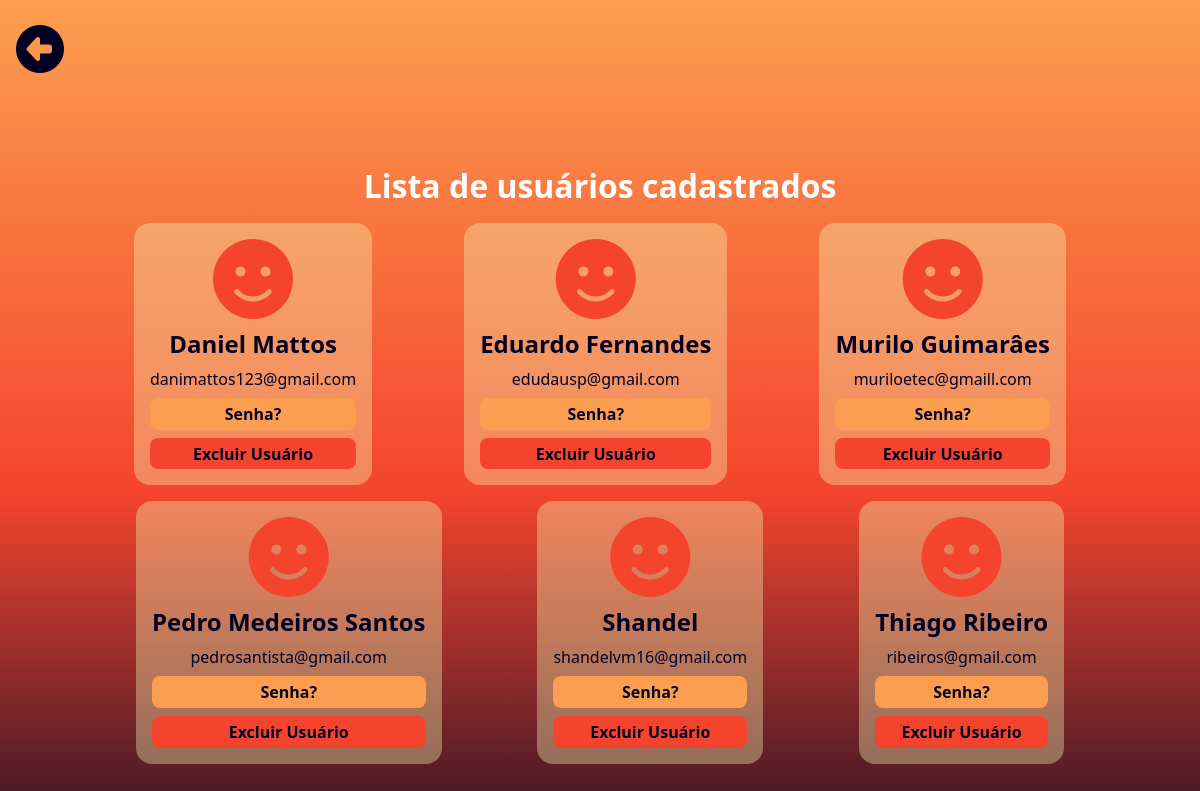
Page /php/listar.php on the earlier database version.
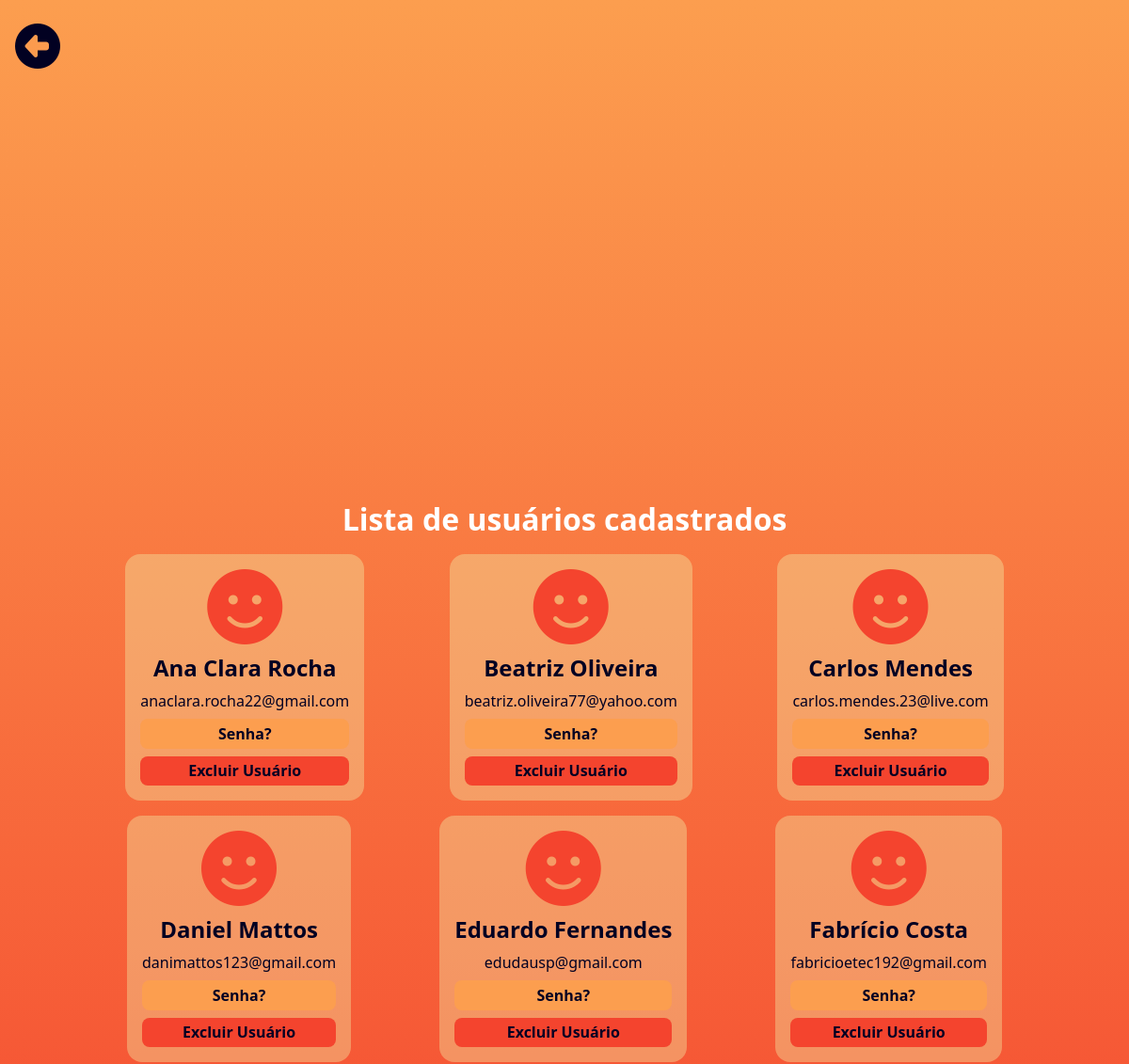
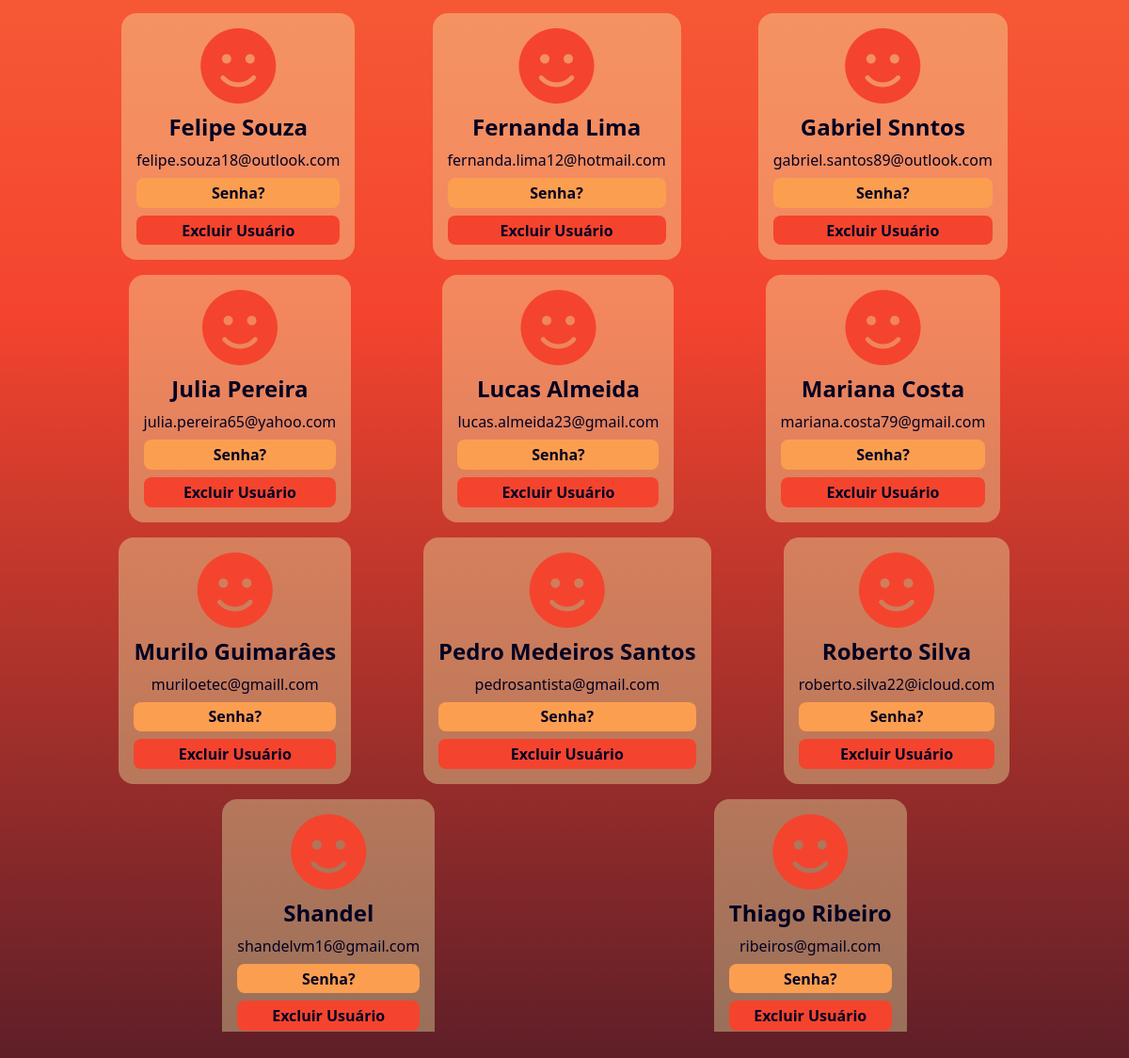
Same page on the later database version (2 pictures, top to bottom).
### tables this page shows
CREATE TABLE `tbl_usuarios` (
  `id_user` int(11) NOT NULL,
  `nome` varchar(150) NOT NULL,
  `email` varchar(200) NOT NULL,
  `senha` varchar(200) NOT NULL
);

### php/listar.php (the view, shortened to what this page needs)
<?php include_once("topo.php"); ?>
<link rel="stylesheet" href="../css/listar.css">
<body>
    <a href="javascript:history.go(-1)" class="btn_back"><i class="fa-solid fa-circle-left"></i></a>
    <main id="pageMain">
        <h1>Lista de usuários cadastrados</h1>
        <div class="containerProfiles">
            <?php
            require_once("connect.php");
            $query = "SELECT * FROM `tbl_usuarios`
                ORDER BY `nome`;";
            $usuarios = mysqli_query($conn, $query);
            while ($user = mysqli_fetch_assoc($usuarios)) {
            ?>
                <div class="profile">
                    <i class="fa-solid fa-face-smile"></i>
                    <h2><?php echo $user["nome"]; ?></h2>
                    <p><?php echo $user["email"]; ?></p>
                    <a href="javascript:sweet_message('Senha do Usuário em hash: <br><span><?php echo $user['senha']; ?></span>')" style="background-color: #FC9E4F;">Senha?</a>
                    <a href="javascript:sweet_confirm('Deseja deletar o usuário <span><?php echo $user['nome'];?></span> ?', <?php echo $user['id_user'];?>)" style="background-color: #F4442E;">Excluir Usuário</a>
                </div>
            <?php
            }
            ?>
        </div>
    </main>
</body>
</html>

### php/topo.php (shortened to what this page needs)
<!DOCTYPE html>
<html lang="pt-br">
<head>
    <link rel="stylesheet" href="../css/root.css">
    <link rel="stylesheet" href="https://cdnjs.cloudflare.com/ajax/libs/font-awesome/6.5.1/css/all.min.css">
</head>

### css/root.css (style rules this page uses)
:root { --cor-primaria: #F2F3AE; --cor-primaria-bg: #f2f3ae60; --cor-secundaria: #FC9E4F; --cor-terciaria: #F4442E; --cor-dark: #020122; }
* { padding: 0; margin: 0; box-sizing: border-box; }
body { position: relative; height: 100dvh; color: var(--cor-primaria); font-family: 'Segoe UI', Tahoma, Geneva, Verdana, sans-serif; background: linear-gradient(0deg, rgba(0,7,36,1) 0%, rgba(244,68,46,1) 47%, rgba(252,158,79,1) 100%); color: white; }
.btn_back { position: absolute; font-size: 3em; top: 1rem; left: 1rem; color: var(--cor-dark); }

### css/listar.css (style rules this page uses)
body { display: flex; justify-content: center; align-items: center; text-align: center; }
.containerProfiles { display: flex; flex-wrap: wrap; justify-content: space-around; align-items: center; gap: 1em; margin: 0 5em; padding: 1em; height: 60vh; overflow-y: auto; }
.profile { display: flex; flex-direction: column; background-color: var(--cor-primaria-bg); padding: 1em; border-radius: 1em; color: var(--cor-dark); gap: 0.5em; transition: 0.3s; }
.profile i { color: var(--cor-terciaria); font-size: 5em; transition: 0.3s; }
.profile a { color: var(--cor-dark); font-weight: 600; border-radius: 0.5em; padding: 0.3em; text-decoration: none; }

Differences in the rows shown:
added tbl_usuarios: nome "Ana Clara Rocha", email "anaclara.rocha22@gmail.com"
added tbl_usuarios: nome "Beatriz Oliveira", email "beatriz.oliveira77@yahoo.com"
added tbl_usuarios: nome "Carlos Mendes", email "carlos.mendes.23@live.com"
added tbl_usuarios: nome "Fabrício Costa", email "fabricioetec192@gmail.com"
added tbl_usuarios: nome "Felipe Souza", email "felipe.souza18@outlook.com"
added tbl_usuarios: nome "Fernanda Lima", email "fernanda.lima12@hotmail.com"
added tbl_usuarios: nome "Gabriel Snntos", email "gabriel.santos89@outlook.com"
added tbl_usuarios: nome "Julia Pereira", email "julia.pereira65@yahoo.com"
added tbl_usuarios: nome "Lucas Almeida", email "lucas.almeida23@gmail.com"
added tbl_usuarios: nome "Mariana Costa", email "mariana.costa79@gmail.com"
added tbl_usuarios: nome "Roberto Silva", email "roberto.silva22@icloud.com"
